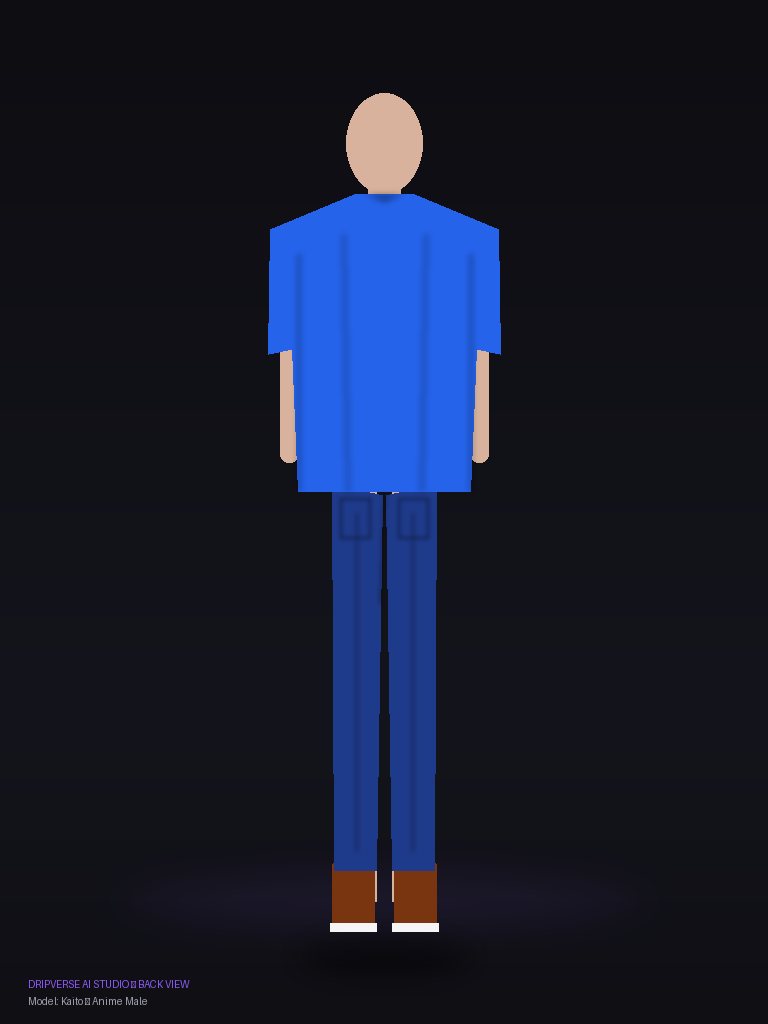
#> input picture backend/data/generated/outfit_1_back_model_a_anime_male.png, 768 x 1024 px
$ python -i background_remover.py   (imports and definitions only)
#> lines starting #> are read from the running program, lines starting #| are printed output that depends on the picture
import os
from PIL import Image, ImageFilter, ImageOps
import numpy as np

def remove_background(input_path: str, output_path: str) -> str:
    """
    Produces a clean product cutout image with transparent background.
    Uses edge-aware color keying and contour-based alpha feathering.
    """
#> called with output_path = 'out.png'
    try:
        img = Image.open(input_path).convert("RGBA")

        # Sample corner pixels to detect dominant background color
        width, height = img.size
#> width = 768; height = 1024
        corners = [
            img.getpixel((0, 0)),
            img.getpixel((width - 1, 0)),
            img.getpixel((0, height - 1)),
            img.getpixel((width - 1, height - 1)),
            img.getpixel((width // 2, 0)),
            img.getpixel((width // 2, height - 1))
        ]
#> corners = [(13, 13, 18, 255), (13, 13, 18, 255), (15, 15, 20, 255), (15, 15, 20, 255), (13, 13, 18, 255), (15, 15, 20, 255)]

        # Calculate mean corner color
        bg_r = sum(c[0] for c in corners) / len(corners)
#> bg_r = 14
        bg_g = sum(c[1] for c in corners) / len(corners)
#> bg_g = 14
        bg_b = sum(c[2] for c in corners) / len(corners)
#> bg_b = 19

        arr = np.array(img, dtype=np.float32)
        r, g, b, a = arr[:, :, 0], arr[:, :, 1], arr[:, :, 2], arr[:, :, 3]
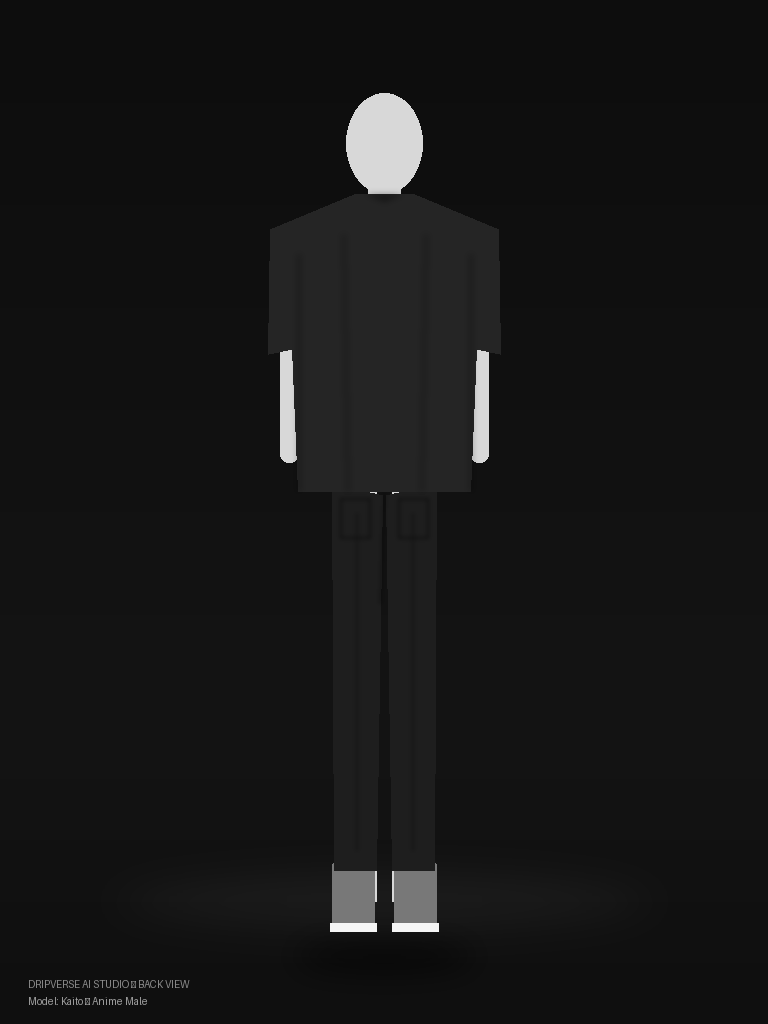
#> r: shape (1024, 768) float32; min 9, max 245, mean 21.9
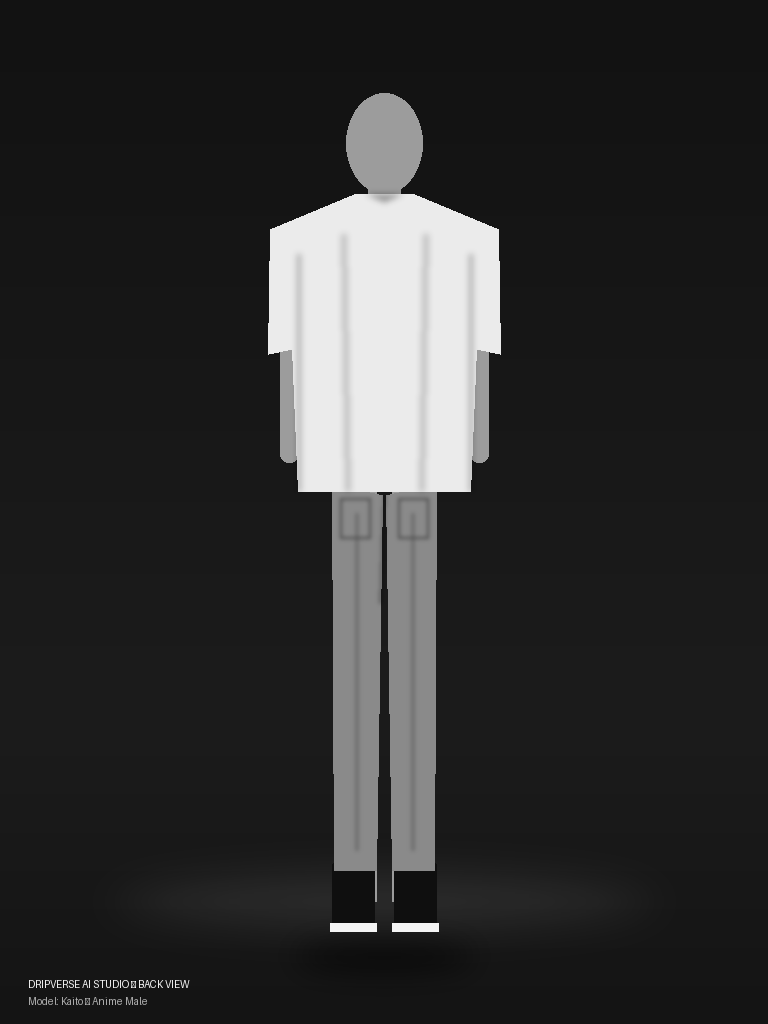
#> b: shape (1024, 768) float32; min 13, max 246, mean 45.6
#> a: shape (1024, 768) float32; every value is 255

        # Color distance from estimated background
        dist = np.sqrt((r - bg_r)**2 + (g - bg_g)**2 + (b - bg_b)**2)
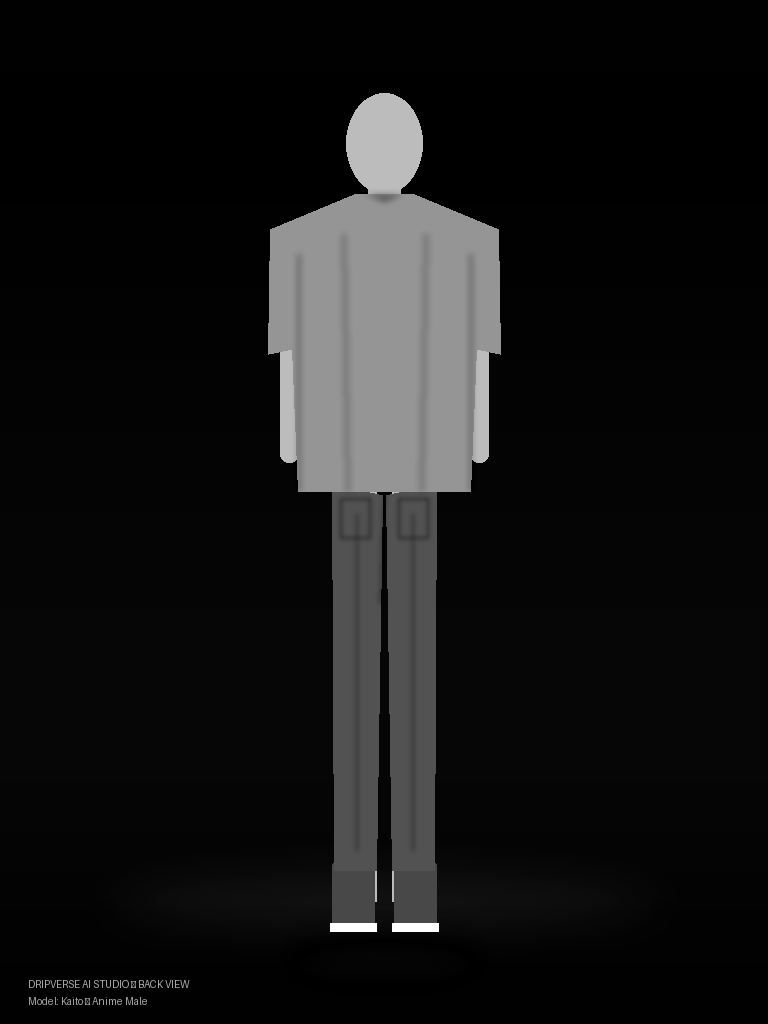
#> dist: shape (1024, 768) float32; min 0, max 397.2, mean 32.5; drawn with min black and max white

        # Create smooth alpha mask: 0 for close to bg, 255 for foreground
        threshold_low = 25.0
        threshold_high = 55.0

        alpha_mask = np.clip((dist - threshold_low) / (threshold_high - threshold_low) * 255.0, 0.0, 255.0)
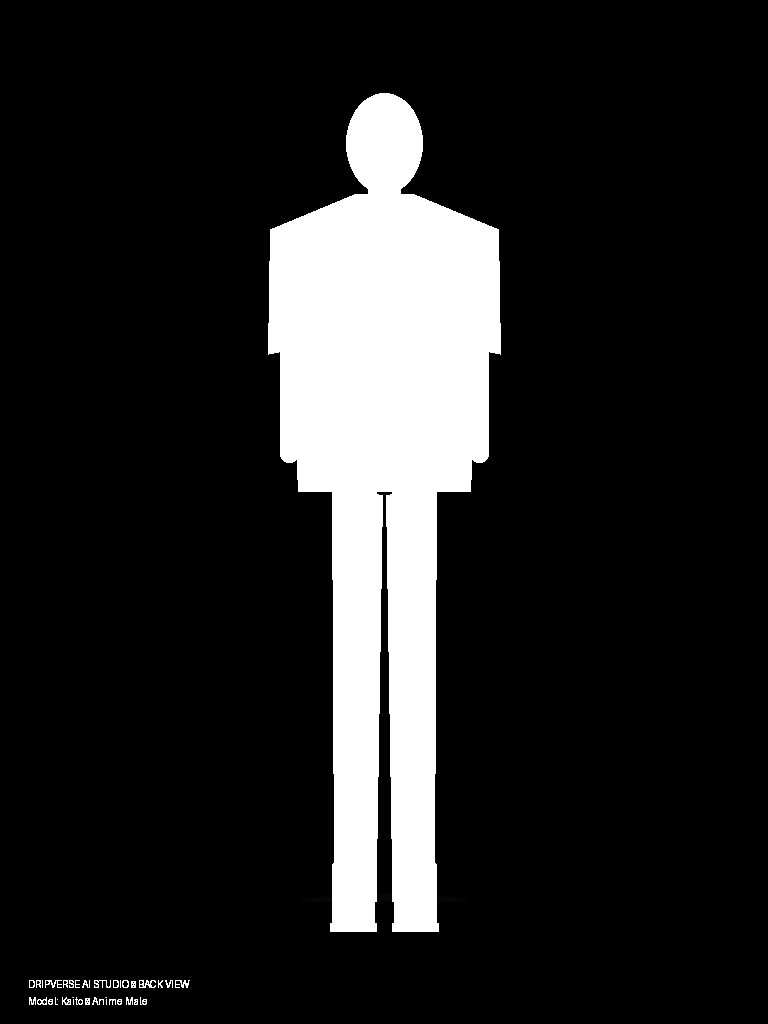
#> alpha_mask: shape (1024, 768) float32; min 0, max 255, mean 35.6

        # Preserve original transparency if any
        final_alpha = np.minimum(a, alpha_mask).astype(np.uint8)

        # Reconstruct image
        arr_out = np.dstack((arr[:, :, :3].astype(np.uint8), final_alpha))
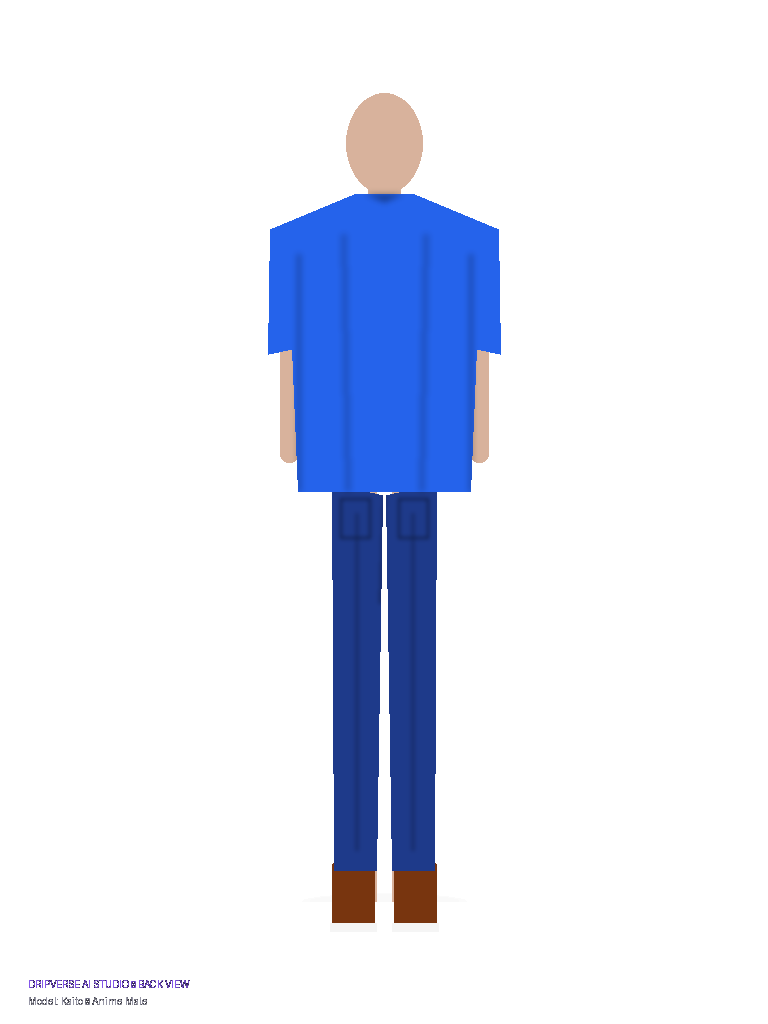
#> arr_out: shape (1024, 768, 4); mean R, G, B, A 21.9, 26.7, 45.6, 35.6; transparent parts drawn white
        result_img = Image.fromarray(arr_out, mode="RGBA")

        # Gentle edge smoothing
        # Extract alpha, smooth slightly, and put back
        alpha_channel = result_img.split()[3]
        smooth_alpha = alpha_channel.filter(ImageFilter.GaussianBlur(radius=0.7))
        result_img.putalpha(smooth_alpha)

        # Crop tight around non-transparent pixels with padding
        bbox = result_img.getbbox()
#> bbox = (27, 91, 503, 1007)
        if bbox:
            pad = 20
            w, h = result_img.size
#> w = 768; h = 1024
            crop_box = (
                max(0, bbox[0] - pad),
                max(0, bbox[1] - pad),
                min(w, bbox[2] + pad),
                min(h, bbox[3] + pad)
            )
#> crop_box = (7, 71, 523, 1024)
            result_img = result_img.crop(crop_box)
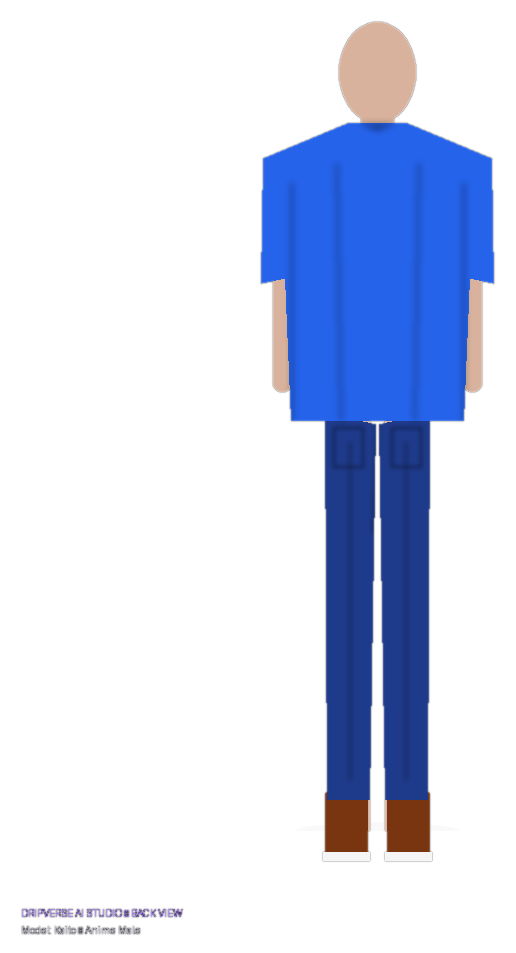
#> result_img: PIL image 516x953 RGBA; mean R, G, B, A 25.4, 33.1, 59.4, 57; transparent parts drawn white

        result_img.save(output_path, "PNG")
        return output_path
    except Exception as e:
        print(f"Background removal notice: {e}, falling back to original copy")
        # Fallback: copy original
        img = Image.open(input_path).convert("RGBA")
        img.save(output_path, "PNG")
        return output_path

>>> result = remove_background('../data/generated/outfit_1_back_model_a_anime_male.png', 'out.png')
